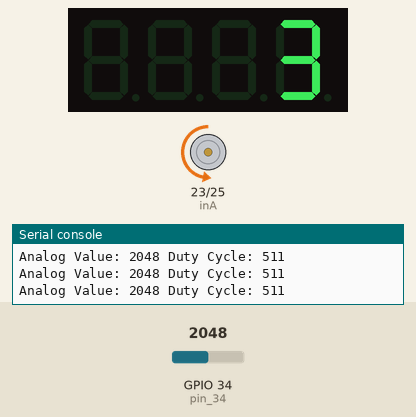
Simulated run of this program. Board: ESP32 board running MicroPython. On the bench: 4-digit seven-segment display, motor-driver pin pairs drawn as motors (green arrow = first pin HIGH = forward, orange = second pin HIGH = backward, longer = more drive), the last lines printed to the serial console. The inputs (shaded band) are chosen by the test bench; at power-on: GPIO 34 (pin_34) = 2048 (analog values on the 0–4095 scale).

Above: at 1.2 s.
1.3 s: GPIO 34 (pin_34) set to 3040
At 2.4 s:
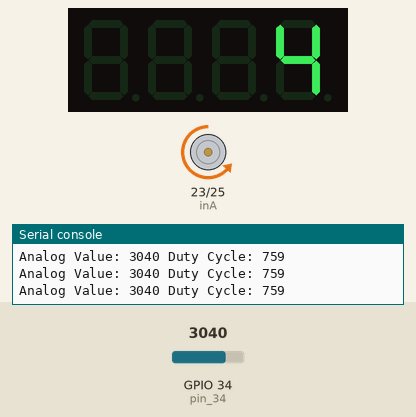
2.9 s: GPIO 34 (pin_34) set to 960
At 4.3 s:
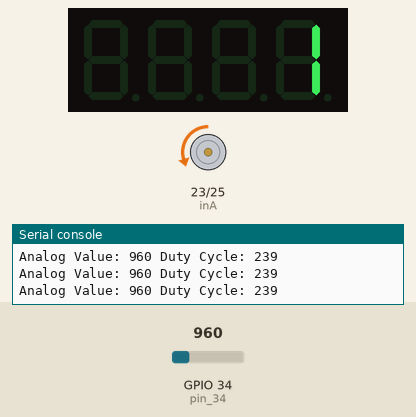
4.6 s: GPIO 34 (pin_34) set to 0
At 5.2 s:
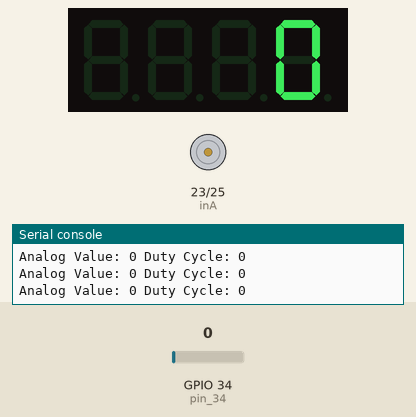
6.2 s: GPIO 34 (pin_34) set to 3603
At 6.25 s:
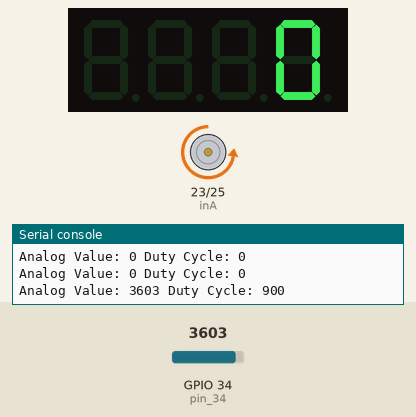
Timing chart, 0 to 8.8 s (numbered marks = the images above; inputs shaded):
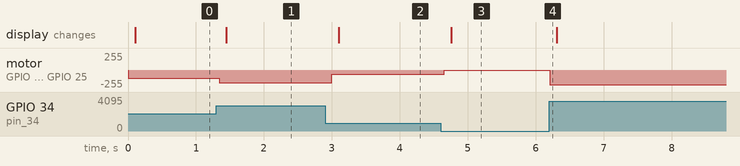

Measured:
- after the input at 1.3 s, motor on GPIO 23 (inA) / GPIO 25 (inB): backward 127/255 → backward 189/255 at once; the display: changes after 0.15 s (image 1)
- after the input at 2.9 s, motor on GPIO 23 (inA) / GPIO 25 (inB): backward 189/255 → backward 60/255 after 0.10 s; the display: changes after 0.20 s (image 2)
- after the input at 4.6 s, motor on GPIO 23 (inA) / GPIO 25 (inB): backward 60/255 → stopped after 0.05 s; the display: changes after 0.16 s (image 3)
- after the input at 6.2 s, motor on GPIO 23 (inA) / GPIO 25 (inB): stopped → backward 224/255 at once

The program:

__________.py
```python
#basic setting
from machine import Pin, PWM, ADC
from time import sleep

#segment setting
from machine import Pin
from tm1637 import TM1637
from time import sleep_ms

tm = TM1637(dio = Pin(26), clk = Pin(27))


# fan motor setting

inA = PWM(Pin(23))
inB = PWM(Pin(25))

# 초기화
inA.init(freq=10, duty=0)
inB.init(freq=10, duty=0)

# 아날로그 입력 설정
pin_34 = Pin(34, Pin.IN)
pot = ADC(pin_34)
pot.atten(ADC.ATTN_11DB)

while True:
    analog_value = pot.read()

    # 아날로그 값을 PWM의 duty cycle로 변환
    duty_cycle = int(analog_value * 1023 / 4095)

    # 팬 모터의 속도를 제어
    inA.duty(0)
    inB.duty(duty_cycle)

    print("Analog Value:", analog_value, "Duty Cycle:", duty_cycle)
    sleep(0.1)


#segment output

    if analog_value == 0:
        tm.number(0)
    elif 1000 >= analog_value > 0:
        tm.number(1)
    elif 2000 >= analog_value > 1000:
        tm.number(2)
    elif 3000 >= analog_value > 2000:
        tm.number(3)
    elif 4096 >= analog_value > 3000:
        tm.number(4)
```
